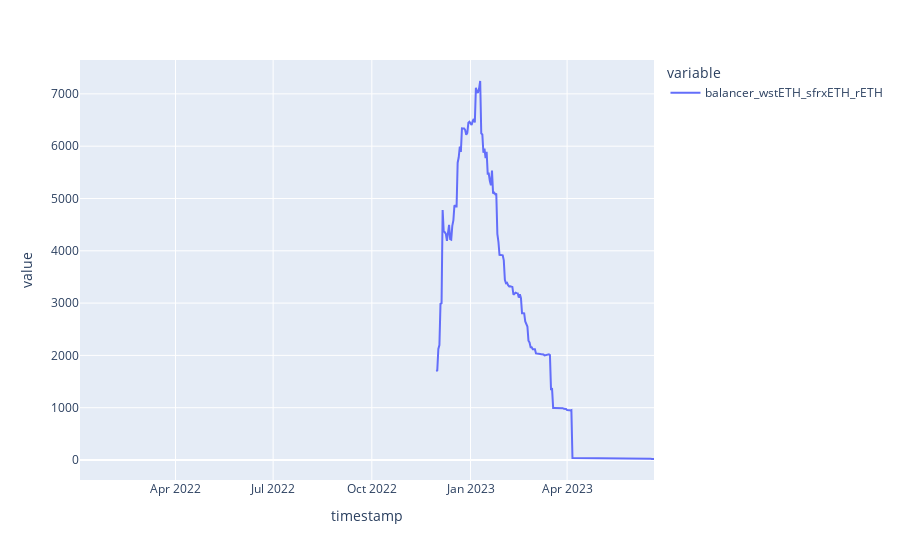

Notebook source saved alongside this figure:
### Code cell
px.line(full_df.pivot(index="timestamp", columns="name", values="market_eth_tvl")['balancer_wstETH_sfrxETH_rETH'])

### Figure 1 — Plotly figure (JSON) as saved in the notebook; plotly's stock layout.template omitted (floating-point values rounded to 4 significant figures; data arrays with more than 128 entries replaced by an {"elided": "..."} marker saying what was removed)
{"data": [{"hovertemplate": "variable=balancer_wstETH_sfrxETH_rETH<br>timestamp=%{x}<br>value=%{y}<extra></extra>", "legendgroup": "balancer_wstETH_sfrxETH_rETH", "line": {"color": "#636efa", "dash": "solid"}, "marker": {"symbol": "circle"}, "mode": "lines", "name": "balancer_wstETH_sfrxETH_rETH", "orientation": "v", "showlegend": true, "type": "scatter", "x": {"elided": "536 str values"}, "xaxis": "x", "y": {"elided": "536 float values"}, "yaxis": "y"}], "layout": {"legend": {"title": {"text": "variable"}, "tracegroupgap": 0}, "margin": {"t": 60}, "xaxis": {"anchor": "y", "domain": [0, 1], "title": {"text": "timestamp"}}, "yaxis": {"anchor": "x", "domain": [0, 1], "title": {"text": "value"}}}}
